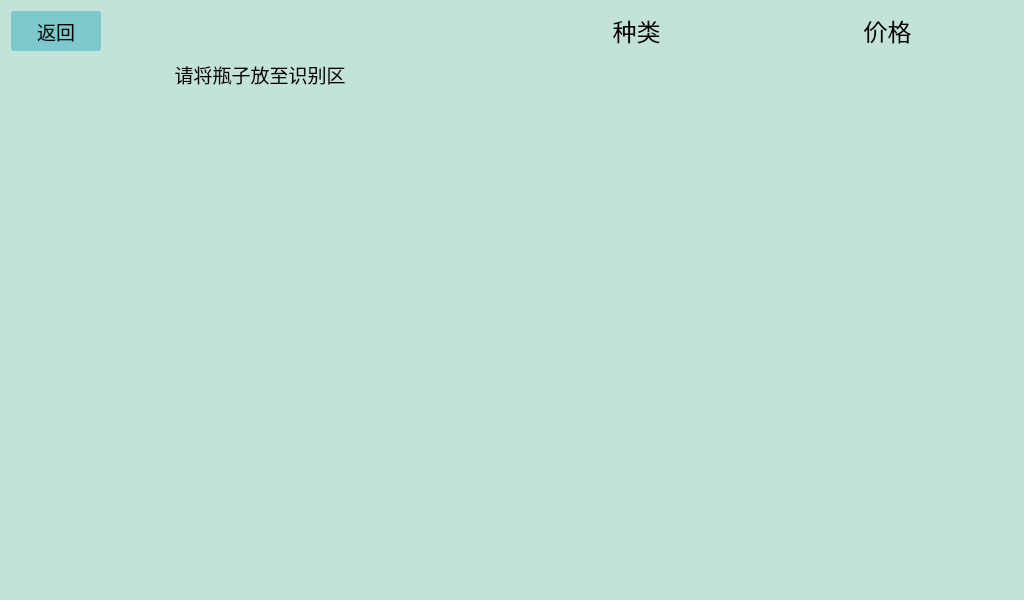
<?xml version="1.0" encoding="UTF-8"?>
<ui version="4.0">
 <class>convertWindow</class>
 <widget class="QWidget" name="convertWindow">
  <property name="geometry">
   <rect>
    <x>0</x>
    <y>0</y>
    <width>1024</width>
    <height>600</height>
   </rect>
  </property>
  <property name="maximumSize">
   <size>
    <width>1024</width>
    <height>600</height>
   </size>
  </property>
  <property name="windowTitle">
   <string>回收</string>
  </property>
  <property name="windowIcon">
   <iconset resource="../../../ui1.0.0/ico_src.qrc">
    <normaloff>:/mainWindow_ico/mainWindow_ico.png</normaloff>:/mainWindow_ico/mainWindow_ico.png</iconset>
  </property>
  <property name="styleSheet">
   <string notr="true">background-color:rgb(195, 227, 218)</string>
  </property>
  <layout class="QVBoxLayout" name="verticalLayout_3">
   <item>
    <layout class="QVBoxLayout" name="verticalLayout_2">
     <item>
      <layout class="QHBoxLayout" name="horizontalLayout">
       <property name="spacing">
        <number>0</number>
       </property>
       <item>
        <widget class="QPushButton" name="back_main_but">
         <property name="sizePolicy">
          <sizepolicy hsizetype="Maximum" vsizetype="Maximum">
           <horstretch>0</horstretch>
           <verstretch>0</verstretch>
          </sizepolicy>
         </property>
         <property name="minimumSize">
          <size>
           <width>90</width>
           <height>40</height>
          </size>
         </property>
         <property name="font">
          <font>
           <family>幼圆</family>
           <pointsize>14</pointsize>
          </font>
         </property>
         <property name="styleSheet">
          <string notr="true">background-color:rgb(125, 200, 203);
border-radius: 3px;</string>
         </property>
         <property name="text">
          <string>返回</string>
         </property>
        </widget>
       </item>
       <item>
        <spacer name="horizontalSpacer">
         <property name="orientation">
          <enum>Qt::Horizontal</enum>
         </property>
         <property name="sizeType">
          <enum>QSizePolicy::Maximum</enum>
         </property>
         <property name="sizeHint" stdset="0">
          <size>
           <width>410</width>
           <height>20</height>
          </size>
         </property>
        </spacer>
       </item>
       <item>
        <widget class="QLabel" name="kind_text_label">
         <property name="font">
          <font>
           <family>幼圆</family>
           <pointsize>18</pointsize>
          </font>
         </property>
         <property name="text">
          <string>种类</string>
         </property>
         <property name="alignment">
          <set>Qt::AlignCenter</set>
         </property>
        </widget>
       </item>
       <item>
        <widget class="QLabel" name="price_text_label">
         <property name="font">
          <font>
           <family>幼圆</family>
           <pointsize>18</pointsize>
          </font>
         </property>
         <property name="styleSheet">
          <string notr="true"/>
         </property>
         <property name="text">
          <string>价格</string>
         </property>
         <property name="alignment">
          <set>Qt::AlignCenter</set>
         </property>
        </widget>
       </item>
      </layout>
     </item>
     <item>
      <layout class="QHBoxLayout" name="horizontalLayout_2" stretch="1,1">
       <item>
        <layout class="QVBoxLayout" name="verticalLayout" stretch="1,14">
         <item>
          <widget class="QLabel" name="cue_label">
           <property name="font">
            <font>
             <family>幼圆</family>
             <pointsize>14</pointsize>
            </font>
           </property>
           <property name="text">
            <string>请将瓶子放至识别区</string>
           </property>
           <property name="alignment">
            <set>Qt::AlignCenter</set>
           </property>
          </widget>
         </item>
         <item>
          <widget class="QLabel" name="videoLabel">
           <property name="styleSheet">
            <string notr="true">border-radius: 5px;

</string>
           </property>
           <property name="text">
            <string/>
           </property>
          </widget>
         </item>
        </layout>
       </item>
       <item>
        <widget class="QTableWidget" name="resultTableWidget">
         <property name="font">
          <font>
           <family>幼圆</family>
           <pointsize>14</pointsize>
          </font>
         </property>
         <property name="styleSheet">
          <string notr="true">background-color:rgb(195, 227, 218);
border-radius:5px;
</string>
         </property>
         <property name="autoScrollMargin">
          <number>27</number>
         </property>
         <property name="columnCount">
          <number>2</number>
         </property>
         <attribute name="horizontalHeaderVisible">
          <bool>false</bool>
         </attribute>
         <attribute name="horizontalHeaderHighlightSections">
          <bool>false</bool>
         </attribute>
         <attribute name="verticalHeaderVisible">
          <bool>false</bool>
         </attribute>
         <attribute name="verticalHeaderCascadingSectionResizes">
          <bool>false</bool>
         </attribute>
         <attribute name="verticalHeaderHighlightSections">
          <bool>false</bool>
         </attribute>
         <column>
          <property name="text">
           <string>新建列</string>
          </property>
          <property name="font">
           <font>
            <family>幼圆</family>
            <pointsize>14</pointsize>
           </font>
          </property>
          <property name="textAlignment">
           <set>AlignCenter</set>
          </property>
         </column>
         <column>
          <property name="text">
           <string>价格</string>
          </property>
          <property name="font">
           <font>
            <family>幼圆</family>
            <pointsize>14</pointsize>
           </font>
          </property>
          <property name="textAlignment">
           <set>AlignCenter</set>
          </property>
          <property name="foreground">
           <brush brushstyle="NoBrush">
            <color alpha="255">
             <red>0</red>
             <green>0</green>
             <blue>0</blue>
            </color>
           </brush>
          </property>
         </column>
        </widget>
       </item>
      </layout>
     </item>
    </layout>
   </item>
  </layout>
 </widget>
 <resources>
  <include location="../../../ui1.0.0/ico_src.qrc"/>
 </resources>
 <connections/>
</ui>
